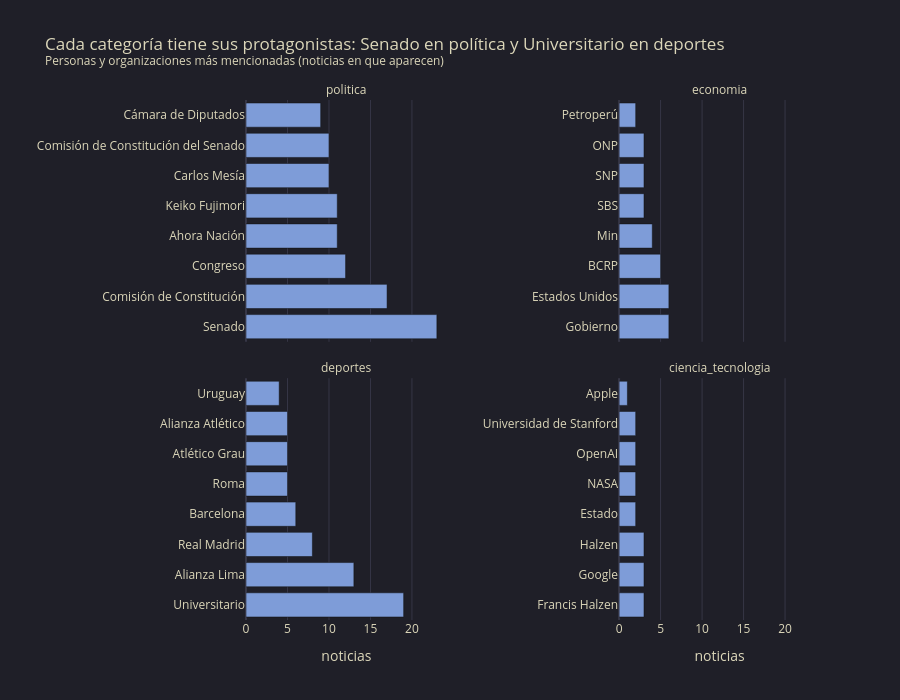

Notebook code cell kept with this figure:
### Code cell
top_cat = (entidades[entidades["tipo"].isin(["PER", "ORG"])]
           .groupby(["etiqueta", "entidad"]).size().rename("noticias").reset_index()
           .sort_values("noticias", ascending=False).groupby("etiqueta").head(8))
lider = top_cat.groupby("etiqueta").first()
fig = px.bar(top_cat, x="noticias", y="entidad", facet_col="etiqueta", facet_col_wrap=2, orientation="h",
             category_orders={"etiqueta": CATEGORIAS}, height=700, facet_col_spacing=0.3,
             title=(f"Cada categoría tiene sus protagonistas: {lider.loc['politica', 'entidad']} en política y "
                    f"{lider.loc['deportes', 'entidad']} en deportes"
                    f"<br><sup>Personas y organizaciones más mencionadas (noticias en que aparecen)</sup>"))
fig.update_yaxes(matches=None, showticklabels=True, title="")
fig.for_each_annotation(lambda a: a.update(text=a.text.split("=")[-1]))
fig.show()

### Figure 1 — Plotly figure (JSON) as saved in the notebook; plotly's stock layout.template omitted (floating-point values rounded to 4 significant figures)
{"data": [{"hovertemplate": "etiqueta=politica<br>noticias=%{x}<br>entidad=%{y}<extra></extra>", "legendgroup": "", "marker": {"color": "#7E9CD8", "pattern": {"shape": ""}}, "name": "", "orientation": "h", "showlegend": false, "textposition": "auto", "type": "bar", "x": [23, 17, 12, 11, 11, 10, 10, 9], "xaxis": "x3", "y": ["Senado", "Comisión de Constitución", "Congreso", "Ahora Nación", "Keiko Fujimori", "Carlos Mesía", "Comisión de Constitución del Senado", "Cámara de Diputados"], "yaxis": "y3"}, {"hovertemplate": "etiqueta=economia<br>noticias=%{x}<br>entidad=%{y}<extra></extra>", "legendgroup": "", "marker": {"color": "#7E9CD8", "pattern": {"shape": ""}}, "name": "", "orientation": "h", "showlegend": false, "textposition": "auto", "type": "bar", "x": [6, 6, 5, 4, 3, 3, 3, 2], "xaxis": "x4", "y": ["Gobierno", "Estados Unidos", "BCRP", "Min", "SBS", "SNP", "ONP", "Petroperú"], "yaxis": "y4"}, {"hovertemplate": "etiqueta=deportes<br>noticias=%{x}<br>entidad=%{y}<extra></extra>", "legendgroup": "", "marker": {"color": "#7E9CD8", "pattern": {"shape": ""}}, "name": "", "orientation": "h", "showlegend": false, "textposition": "auto", "type": "bar", "x": [19, 13, 8, 6, 5, 5, 5, 4], "xaxis": "x", "y": ["Universitario", "Alianza Lima", "Real Madrid", "Barcelona", "Roma", "Atlético Grau", "Alianza Atlético", "Uruguay"], "yaxis": "y"}, {"hovertemplate": "etiqueta=ciencia_tecnologia<br>noticias=%{x}<br>entidad=%{y}<extra></extra>", "legendgroup": "", "marker": {"color": "#7E9CD8", "pattern": {"shape": ""}}, "name": "", "orientation": "h", "showlegend": false, "textposition": "auto", "type": "bar", "x": [3, 3, 3, 2, 2, 2, 2, 1], "xaxis": "x2", "y": ["Francis Halzen", "Google", "Halzen", "Estado", "NASA", "OpenAI", "Universidad de Stanford", "Apple"], "yaxis": "y2"}], "layout": {"annotations": [{"font": {}, "showarrow": false, "text": "deportes", "x": 0.175, "xanchor": "center", "xref": "paper", "y": 0.465, "yanchor": "bottom", "yref": "paper"}, {"font": {}, "showarrow": false, "text": "ciencia_tecnologia", "x": 0.825, "xanchor": "center", "xref": "paper", "y": 0.465, "yanchor": "bottom", "yref": "paper"}, {"font": {}, "showarrow": false, "text": "politica", "x": 0.175, "xanchor": "center", "xref": "paper", "y": 1.0, "yanchor": "bottom", "yref": "paper"}, {"font": {}, "showarrow": false, "text": "economia", "x": 0.825, "xanchor": "center", "xref": "paper", "y": 1.0, "yanchor": "bottom", "yref": "paper"}], "barmode": "relative", "height": 700, "legend": {"tracegroupgap": 0}, "title": {"text": "Cada categoría tiene sus protagonistas: Senado en política y Universitario en deportes<br><sup>Personas y organizaciones más mencionadas (noticias en que aparecen)</sup>"}, "xaxis": {"anchor": "y", "domain": [0.0, 0.35], "title": {"text": "noticias"}}, "xaxis2": {"anchor": "y2", "domain": [0.65, 1.0], "matches": "x", "title": {"text": "noticias"}}, "xaxis3": {"anchor": "y3", "domain": [0.0, 0.35], "matches": "x", "showticklabels": false}, "xaxis4": {"anchor": "y4", "domain": [0.65, 1.0], "matches": "x", "showticklabels": false}, "yaxis": {"anchor": "x", "domain": [0.0, 0.465], "showticklabels": true, "title": {"text": ""}}, "yaxis2": {"anchor": "x2", "domain": [0.0, 0.465], "showticklabels": true, "title": {"text": ""}}, "yaxis3": {"anchor": "x3", "domain": [0.535, 1.0], "showticklabels": true, "title": {"text": ""}}, "yaxis4": {"anchor": "x4", "domain": [0.535, 1.0], "showticklabels": true, "title": {"text": ""}}}}
